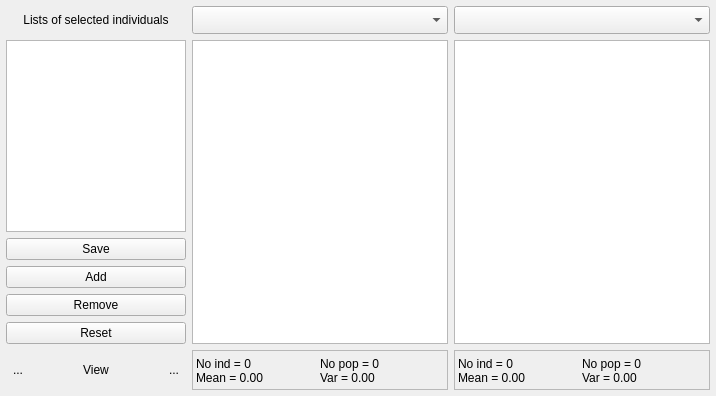
                <widget class="QWidget" name="selectionTab6">
                 <attribute name="title">
                  <string>Selection of individuals</string>
                 </attribute>
                 <layout class="QHBoxLayout" name="selectionTabHLayout6">
                  <property name="sizeConstraint">
                   <enum>QLayout::SetDefaultConstraint</enum>
                  </property>
                  <property name="margin">
                   <number>6</number>
                  </property>
                  <item>
                   <layout class="QVBoxLayout" name="selectionListVLayout6">
                    <property name="spacing">
                     <number>6</number>
                    </property>
                    <item>
                     <widget class="QLabel" name="selectionListLabel6">
                      <property name="minimumSize">
                       <size>
                        <width>0</width>
                        <height>28</height>
                       </size>
                      </property>
                      <property name="maximumSize">
                       <size>
                        <width>180</width>
                        <height>28</height>
                       </size>
                      </property>
                      <property name="text">
                       <string>Lists of selected individuals</string>
                      </property>
                      <property name="alignment">
                       <set>Qt::AlignCenter</set>
                      </property>
                     </widget>
                    </item>
                    <item>
                     <widget class="QListWidget" name="selectionListWidget6">
                      <property name="minimumSize">
                       <size>
                        <width>180</width>
                        <height>0</height>
                       </size>
                      </property>
                      <property name="maximumSize">
                       <size>
                        <width>180</width>
                        <height>16777215</height>
                       </size>
                      </property>
                      <property name="currentRow">
                       <number>-1</number>
                      </property>
                     </widget>
                    </item>
                    <item>
                     <widget class="QPushButton" name="selectionSavePushButton6">
                      <property name="minimumSize">
                       <size>
                        <width>180</width>
                        <height>0</height>
                       </size>
                      </property>
                      <property name="maximumSize">
                       <size>
                        <width>180</width>
                        <height>16777215</height>
                       </size>
                      </property>
                      <property name="text">
                       <string>Save</string>
                      </property>
                     </widget>
                    </item>
                    <item>
                     <widget class="QPushButton" name="selectionAddPushButton6">
                      <property name="minimumSize">
                       <size>
                        <width>180</width>
                        <height>0</height>
                       </size>
                      </property>
                      <property name="maximumSize">
                       <size>
                        <width>180</width>
                        <height>16777215</height>
                       </size>
                      </property>
                      <property name="text">
                       <string>Add</string>
                      </property>
                     </widget>
                    </item>
                    <item>
                     <widget class="QPushButton" name="selectionRemovePushButton6">
                      <property name="minimumSize">
                       <size>
                        <width>180</width>
                        <height>0</height>
                       </size>
                      </property>
                      <property name="maximumSize">
                       <size>
                        <width>180</width>
                        <height>16777215</height>
                       </size>
                      </property>
                      <property name="text">
                       <string>Remove</string>
                      </property>
                     </widget>
                    </item>
                    <item>
                     <widget class="QPushButton" name="selectionResetPushButton6">
                      <property name="minimumSize">
                       <size>
                        <width>180</width>
                        <height>0</height>
                       </size>
                      </property>
                      <property name="maximumSize">
                       <size>
                        <width>180</width>
                        <height>16777215</height>
                       </size>
                      </property>
                      <property name="text">
                       <string>Reset</string>
                      </property>
                     </widget>
                    </item>
                    <item>
                     <widget class="QFrame" name="minusPlusFrame6">
                      <property name="minimumSize">
                       <size>
                        <width>180</width>
                        <height>40</height>
                       </size>
                      </property>
                      <property name="maximumSize">
                       <size>
                        <width>180</width>
                        <height>40</height>
                       </size>
                      </property>
                      <property name="frameShape">
                       <enum>QFrame::NoFrame</enum>
                      </property>
                      <property name="frameShadow">
                       <enum>QFrame::Raised</enum>
                      </property>
                      <layout class="QHBoxLayout" name="horizontalLayout_4">
                       <property name="spacing">
                        <number>0</number>
                       </property>
                       <property name="margin">
                        <number>0</number>
                       </property>
                       <item>
                        <layout class="QHBoxLayout" name="minusPlusHLayout6">
                         <property name="spacing">
                          <number>0</number>
                         </property>
                         <item>
                          <widget class="QToolButton" name="minusToolButton6">
                           <property name="minimumSize">
                            <size>
                             <width>0</width>
                             <height>40</height>
                            </size>
                           </property>
                           <property name="maximumSize">
                            <size>
                             <width>16777215</width>
                             <height>40</height>
                            </size>
                           </property>
                           <property name="text">
                            <string>...</string>
                           </property>
                           <property name="icon">
                            <iconset resource="configdialog.qrc">
                             <normaloff>:/images/minus.png</normaloff>:/images/minus.png</iconset>
                           </property>
                           <property name="iconSize">
                            <size>
                             <width>50</width>
                             <height>32</height>
                            </size>
                           </property>
                           <property name="autoRaise">
                            <bool>true</bool>
                           </property>
                          </widget>
                         </item>
                         <item>
                          <spacer name="minusHSpacer6">
                           <property name="orientation">
                            <enum>Qt::Horizontal</enum>
                           </property>
                           <property name="sizeType">
                            <enum>QSizePolicy::MinimumExpanding</enum>
                           </property>
                           <property name="sizeHint" stdset="0">
                            <size>
                             <width>6</width>
                             <height>20</height>
                            </size>
                           </property>
                          </spacer>
                         </item>
                         <item>
                          <widget class="QLabel" name="label">
                           <property name="text">
                            <string>View</string>
                           </property>
                           <property name="alignment">
                            <set>Qt::AlignCenter</set>
                           </property>
                          </widget>
                         </item>
                         <item>
                          <spacer name="plusHSpacer6">
                           <property name="orientation">
                            <enum>Qt::Horizontal</enum>
                           </property>
                           <property name="sizeType">
                            <enum>QSizePolicy::MinimumExpanding</enum>
                           </property>
                           <property name="sizeHint" stdset="0">
                            <size>
                             <width>6</width>
                             <height>20</height>
                            </size>
                           </property>
                          </spacer>
                         </item>
                         <item>
                          <widget class="QToolButton" name="plusToolButton6">
                           <property name="minimumSize">
                            <size>
                             <width>0</width>
                             <height>40</height>
                            </size>
                           </property>
                           <property name="maximumSize">
                            <size>
                             <width>16777215</width>
                             <height>40</height>
                            </size>
                           </property>
                           <property name="text">
                            <string>...</string>
                           </property>
                           <property name="icon">
                            <iconset resource="configdialog.qrc">
                             <normaloff>:/images/plus.png</normaloff>:/images/plus.png</iconset>
                           </property>
                           <property name="iconSize">
                            <size>
                             <width>50</width>
                             <height>32</height>
                            </size>
                           </property>
                           <property name="autoRaise">
                            <bool>true</bool>
                           </property>
                          </widget>
                         </item>
                        </layout>
                       </item>
                      </layout>
                     </widget>
                    </item>
                   </layout>
                  </item>
                  <item>
                   <layout class="QVBoxLayout" name="leftListVLayout6">
                    <property name="sizeConstraint">
                     <enum>QLayout::SetDefaultConstraint</enum>
                    </property>
                    <item>
                     <widget class="QComboBox" name="leftListComboBox6">
                      <property name="minimumSize">
                       <size>
                        <width>0</width>
                        <height>28</height>
                       </size>
                      </property>
                      <property name="maximumSize">
                       <size>
                        <width>16777215</width>
                        <height>28</height>
                       </size>
                      </property>
                     </widget>
                    </item>
                    <item>
                     <widget class="OTableWidget" name="leftListTableWidget6">
                      <property name="editTriggers">
                       <set>QAbstractItemView::AnyKeyPressed|QAbstractItemView::EditKeyPressed</set>
                      </property>
                      <property name="alternatingRowColors">
                       <bool>true</bool>
                      </property>
                      <property name="selectionBehavior">
                       <enum>QAbstractItemView::SelectRows</enum>
                      </property>
                     </widget>
                    </item>
                    <item>
                     <widget class="QFrame" name="leftListMeanFrame6">
                      <property name="minimumSize">
                       <size>
                        <width>0</width>
                        <height>40</height>
                       </size>
                      </property>
                      <property name="maximumSize">
                       <size>
                        <width>16777215</width>
                        <height>40</height>
                       </size>
                      </property>
                      <property name="frameShape">
                       <enum>QFrame::StyledPanel</enum>
                      </property>
                      <property name="frameShadow">
                       <enum>QFrame::Plain</enum>
                      </property>
                      <layout class="QHBoxLayout" name="horizontalLayout_5">
                       <property name="spacing">
                        <number>0</number>
                       </property>
                       <property name="leftMargin">
                        <number>3</number>
                       </property>
                       <property name="topMargin">
                        <number>0</number>
                       </property>
                       <property name="rightMargin">
                        <number>3</number>
                       </property>
                       <property name="bottomMargin">
                        <number>0</number>
                       </property>
                       <item>
                        <widget class="QLabel" name="leftList1MeanLabel6">
                         <property name="minimumSize">
                          <size>
                           <width>0</width>
                           <height>40</height>
                          </size>
                         </property>
                         <property name="maximumSize">
                          <size>
                           <width>16777215</width>
                           <height>40</height>
                          </size>
                         </property>
                         <property name="frameShape">
                          <enum>QFrame::NoFrame</enum>
                         </property>
                         <property name="frameShadow">
                          <enum>QFrame::Plain</enum>
                         </property>
                         <property name="text">
                          <string>No ind = 0
Mean = 0.00</string>
                         </property>
                         <property name="alignment">
                          <set>Qt::AlignLeading|Qt::AlignLeft|Qt::AlignVCenter</set>
                         </property>
                         <property name="margin">
                          <number>0</number>
                         </property>
                         <property name="indent">
                          <number>-1</number>
                         </property>
                        </widget>
                       </item>
                       <item>
                        <widget class="QLabel" name="leftList2MeanLabel6">
                         <property name="minimumSize">
                          <size>
                           <width>0</width>
                           <height>40</height>
                          </size>
                         </property>
                         <property name="maximumSize">
                          <size>
                           <width>16777215</width>
                           <height>40</height>
                          </size>
                         </property>
                         <property name="frameShape">
                          <enum>QFrame::NoFrame</enum>
                         </property>
                         <property name="frameShadow">
                          <enum>QFrame::Plain</enum>
                         </property>
                         <property name="text">
                          <string>No pop = 0
Var = 0.00</string>
                         </property>
                         <property name="alignment">
                          <set>Qt::AlignLeading|Qt::AlignLeft|Qt::AlignVCenter</set>
                         </property>
                        </widget>
                       </item>
                      </layout>
                     </widget>
                    </item>
                   </layout>
                  </item>
                  <item>
                   <layout class="QVBoxLayout" name="rightListVLayout6">
                    <property name="sizeConstraint">
                     <enum>QLayout::SetDefaultConstraint</enum>
                    </property>
                    <item>
                     <widget class="QComboBox" name="rightListComboBox6">
                      <property name="minimumSize">
                       <size>
                        <width>0</width>
                        <height>28</height>
                       </size>
                      </property>
                      <property name="maximumSize">
                       <size>
                        <width>16777215</width>
                        <height>28</height>
                       </size>
                      </property>
                      <property name="currentIndex">
                       <number>-1</number>
                      </property>
                     </widget>
                    </item>
                    <item>
                     <widget class="OTableWidget" name="rightListTableWidget6">
                      <property name="minimumSize">
                       <size>
                        <width>0</width>
                        <height>0</height>
                       </size>
                      </property>
                      <property name="editTriggers">
                       <set>QAbstractItemView::AnyKeyPressed|QAbstractItemView::EditKeyPressed</set>
                      </property>
                      <property name="alternatingRowColors">
                       <bool>true</bool>
                      </property>
                      <property name="selectionBehavior">
                       <enum>QAbstractItemView::SelectRows</enum>
                      </property>
                     </widget>
                    </item>
                    <item>
                     <widget class="QFrame" name="rightListMeanFrame6">
                      <property name="minimumSize">
                       <size>
                        <width>0</width>
                        <height>40</height>
                       </size>
                      </property>
                      <property name="maximumSize">
                       <size>
                        <width>16777215</width>
                        <height>40</height>
                       </size>
                      </property>
                      <property name="frameShape">
                       <enum>QFrame::StyledPanel</enum>
                      </property>
                      <property name="frameShadow">
                       <enum>QFrame::Plain</enum>
                      </property>
                      <layout class="QHBoxLayout" name="horizontalLayout_6">
                       <property name="spacing">
                        <number>0</number>
                       </property>
                       <property name="leftMargin">
                        <number>3</number>
                       </property>
                       <property name="topMargin">
                        <number>0</number>
                       </property>
                       <property name="rightMargin">
                        <number>3</number>
                       </property>
                       <property name="bottomMargin">
                        <number>0</number>
                       </property>
                       <item>
                        <widget class="QLabel" name="rightList1MeanLabel6">
                         <property name="minimumSize">
                          <size>
                           <width>0</width>
                           <height>40</height>
                          </size>
                         </property>
                         <property name="maximumSize">
                          <size>
                           <width>16777215</width>
                           <height>40</height>
                          </size>
                         </property>
                         <property name="frameShape">
                          <enum>QFrame::NoFrame</enum>
                         </property>
                         <property name="frameShadow">
                          <enum>QFrame::Plain</enum>
                         </property>
                         <property name="text">
                          <string>No ind = 0
Mean = 0.00</string>
                         </property>
                         <property name="alignment">
                          <set>Qt::AlignLeading|Qt::AlignLeft|Qt::AlignVCenter</set>
                         </property>
                         <property name="margin">
                          <number>0</number>
                         </property>
                         <property name="indent">
                          <number>-1</number>
                         </property>
                        </widget>
                       </item>
                       <item>
                        <widget class="QLabel" name="rightList2MeanLabel6">
                         <property name="minimumSize">
                          <size>
                           <width>0</width>
                           <height>40</height>
                          </size>
                         </property>
                         <property name="maximumSize">
                          <size>
                           <width>16777215</width>
                           <height>40</height>
                          </size>
                         </property>
                         <property name="frameShape">
                          <enum>QFrame::NoFrame</enum>
                         </property>
                         <property name="frameShadow">
                          <enum>QFrame::Plain</enum>
                         </property>
                         <property name="text">
                          <string>No pop = 0
Var = 0.00</string>
                         </property>
                         <property name="alignment">
                          <set>Qt::AlignLeading|Qt::AlignLeft|Qt::AlignVCenter</set>
                         </property>
                        </widget>
                       </item>
                      </layout>
                     </widget>
                    </item>
                   </layout>
                  </item>
                 </layout>
                </widget>
